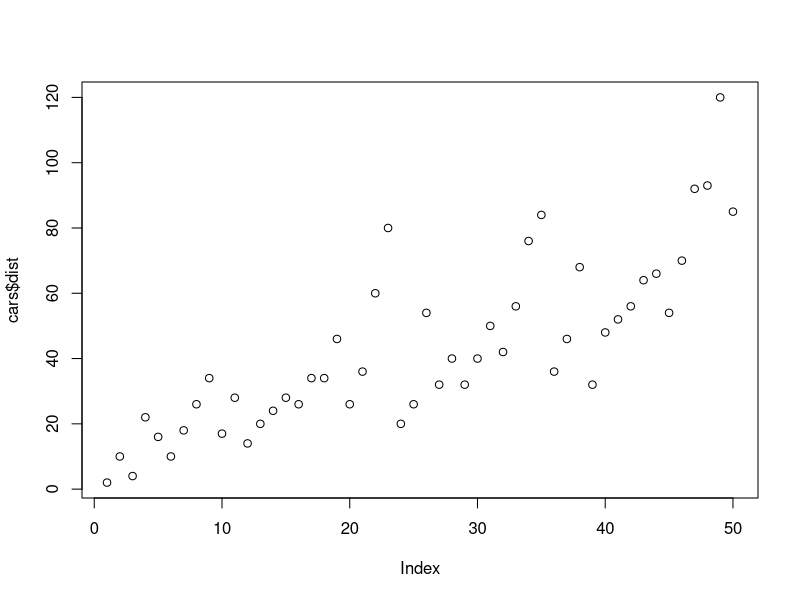

This chart was generated by the following R code:
## ---- chunk 1

#knitr::opts_chunk$set(echo = TRUE, message = FALSE, warning = FALSE, error = FALSE, cache = TRUE) # I can see the code in word documents
knitr::opts_chunk$set(echo = TRUE) # I can not see the code in word documents

library(tidyverse)
library(readxl)

###############################

#library(refineR)



## ---- chunk 2

iris

## ---- chunk 3
summary(cars)
## ---- chunk 4
plot(cars$dist)
## ---- chunk 5

df <- read_delim("data/raw/some_data.csv", 
    delim = ";", escape_double = FALSE, trim_ws = TRUE)


